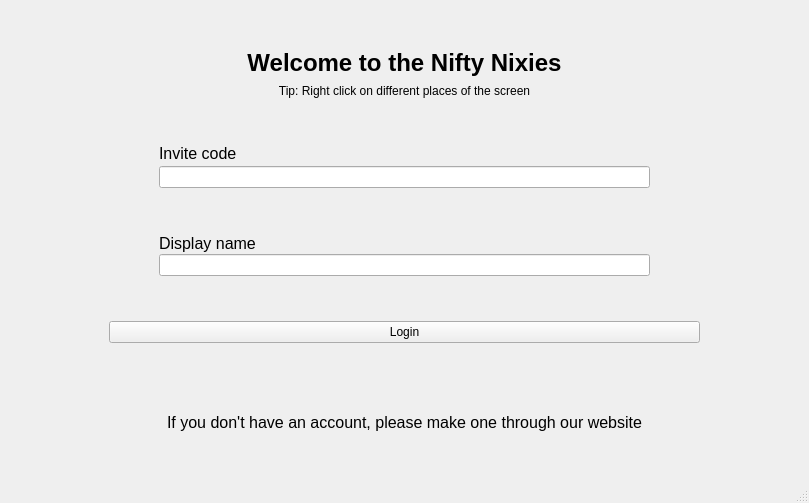
<?xml version="1.0" encoding="UTF-8"?>
<ui version="4.0">
 <class>MainWindow</class>
 <widget class="QMainWindow" name="MainWindow">
  <property name="geometry">
   <rect>
    <x>0</x>
    <y>0</y>
    <width>809</width>
    <height>503</height>
   </rect>
  </property>
  <property name="windowTitle">
   <string>Insert Project name here...</string>
  </property>
  <property name="styleSheet">
   <string notr="true"/>
  </property>
  <widget class="QWidget" name="centralwidget">
   <property name="enabled">
    <bool>true</bool>
   </property>
   <layout class="QVBoxLayout" name="verticalLayout_2">
    <item>
     <layout class="QVBoxLayout" name="verticalLayout_7">
      <item>
       <widget class="QLabel" name="label">
        <property name="maximumSize">
         <size>
          <width>16777215</width>
          <height>30</height>
         </size>
        </property>
        <property name="font">
         <font>
          <pointsize>18</pointsize>
          <bold>true</bold>
          <kerning>true</kerning>
         </font>
        </property>
        <property name="text">
         <string>Welcome to the Nifty Nixies</string>
        </property>
        <property name="alignment">
         <set>Qt::AlignCenter</set>
        </property>
       </widget>
      </item>
      <item>
       <widget class="QLabel" name="label_5">
        <property name="sizePolicy">
         <sizepolicy hsizetype="Preferred" vsizetype="Fixed">
          <horstretch>0</horstretch>
          <verstretch>0</verstretch>
         </sizepolicy>
        </property>
        <property name="text">
         <string>Tip: Right click on different places of the screen</string>
        </property>
        <property name="alignment">
         <set>Qt::AlignCenter</set>
        </property>
       </widget>
      </item>
     </layout>
    </item>
    <item>
     <layout class="QVBoxLayout" name="verticalLayout_4">
      <property name="spacing">
       <number>3</number>
      </property>
      <property name="leftMargin">
       <number>150</number>
      </property>
      <property name="rightMargin">
       <number>150</number>
      </property>
      <property name="bottomMargin">
       <number>0</number>
      </property>
      <item>
       <widget class="QLabel" name="label_4">
        <property name="maximumSize">
         <size>
          <width>16777215</width>
          <height>20</height>
         </size>
        </property>
        <property name="font">
         <font>
          <pointsize>12</pointsize>
         </font>
        </property>
        <property name="text">
         <string>Invite code</string>
        </property>
       </widget>
      </item>
      <item>
       <widget class="QLineEdit" name="passwordLineEdit">
        <property name="contextMenuPolicy">
         <enum>Qt::NoContextMenu</enum>
        </property>
        <property name="inputMethodHints">
         <set>Qt::ImhNone</set>
        </property>
        <property name="text">
         <string/>
        </property>
        <property name="echoMode">
         <enum>QLineEdit::Normal</enum>
        </property>
       </widget>
      </item>
     </layout>
    </item>
    <item>
     <layout class="QVBoxLayout" name="verticalLayout_3">
      <item>
       <layout class="QVBoxLayout" name="verticalLayout">
        <property name="spacing">
         <number>1</number>
        </property>
        <property name="leftMargin">
         <number>150</number>
        </property>
        <property name="rightMargin">
         <number>150</number>
        </property>
        <property name="bottomMargin">
         <number>0</number>
        </property>
        <item>
         <widget class="QLabel" name="label_3">
          <property name="maximumSize">
           <size>
            <width>16777215</width>
            <height>20</height>
           </size>
          </property>
          <property name="font">
           <font>
            <pointsize>12</pointsize>
           </font>
          </property>
          <property name="text">
           <string>Display name</string>
          </property>
         </widget>
        </item>
        <item>
         <widget class="QLineEdit" name="usernameLineEdit">
          <property name="contextMenuPolicy">
           <enum>Qt::NoContextMenu</enum>
          </property>
          <property name="styleSheet">
           <string notr="true"/>
          </property>
          <property name="inputMethodHints">
           <set>Qt::ImhHiddenText|Qt::ImhNoAutoUppercase|Qt::ImhNoPredictiveText|Qt::ImhSensitiveData</set>
          </property>
          <property name="echoMode">
           <enum>QLineEdit::Password</enum>
          </property>
         </widget>
        </item>
       </layout>
      </item>
     </layout>
    </item>
    <item>
     <layout class="QVBoxLayout" name="verticalLayout_5">
      <property name="spacing">
       <number>4</number>
      </property>
      <property name="leftMargin">
       <number>50</number>
      </property>
      <property name="rightMargin">
       <number>50</number>
      </property>
      <property name="bottomMargin">
       <number>0</number>
      </property>
      <item>
       <layout class="QVBoxLayout" name="verticalLayout_6">
        <property name="leftMargin">
         <number>50</number>
        </property>
        <property name="rightMargin">
         <number>50</number>
        </property>
        <item>
         <widget class="QPushButton" name="loginButton">
          <property name="styleSheet">
           <string notr="true"/>
          </property>
          <property name="text">
           <string>Login</string>
          </property>
         </widget>
        </item>
        <item>
         <widget class="QLabel" name="errorMessage">
          <property name="maximumSize">
           <size>
            <width>16777215</width>
            <height>20</height>
           </size>
          </property>
          <property name="font">
           <font>
            <pointsize>10</pointsize>
           </font>
          </property>
          <property name="styleSheet">
           <string notr="true">QLabel {
	color: red;
}</string>
          </property>
          <property name="text">
           <string/>
          </property>
          <property name="alignment">
           <set>Qt::AlignCenter</set>
          </property>
         </widget>
        </item>
       </layout>
      </item>
     </layout>
    </item>
    <item>
     <widget class="QLabel" name="label_2">
      <property name="maximumSize">
       <size>
        <width>16777215</width>
        <height>20</height>
       </size>
      </property>
      <property name="font">
       <font>
        <pointsize>12</pointsize>
       </font>
      </property>
      <property name="text">
       <string>If you don't have an account, please make one through our website</string>
      </property>
      <property name="alignment">
       <set>Qt::AlignCenter</set>
      </property>
     </widget>
    </item>
   </layout>
  </widget>
  <widget class="QMenuBar" name="menubar">
   <property name="geometry">
    <rect>
     <x>0</x>
     <y>0</y>
     <width>809</width>
     <height>23</height>
    </rect>
   </property>
  </widget>
  <widget class="QStatusBar" name="statusbar"/>
 </widget>
 <resources/>
 <connections/>
</ui>
